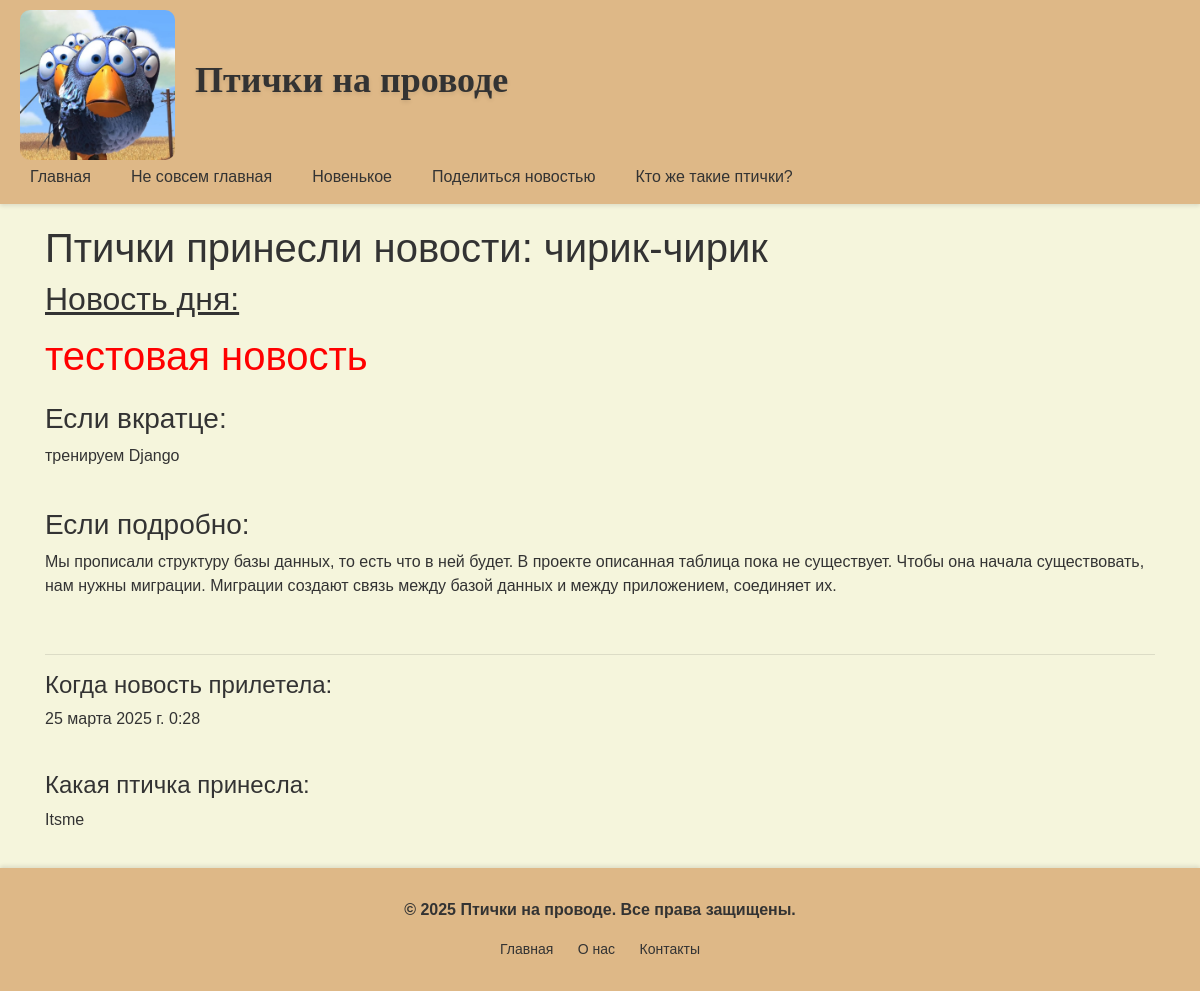
The page /news/ on the database as committed earlier.
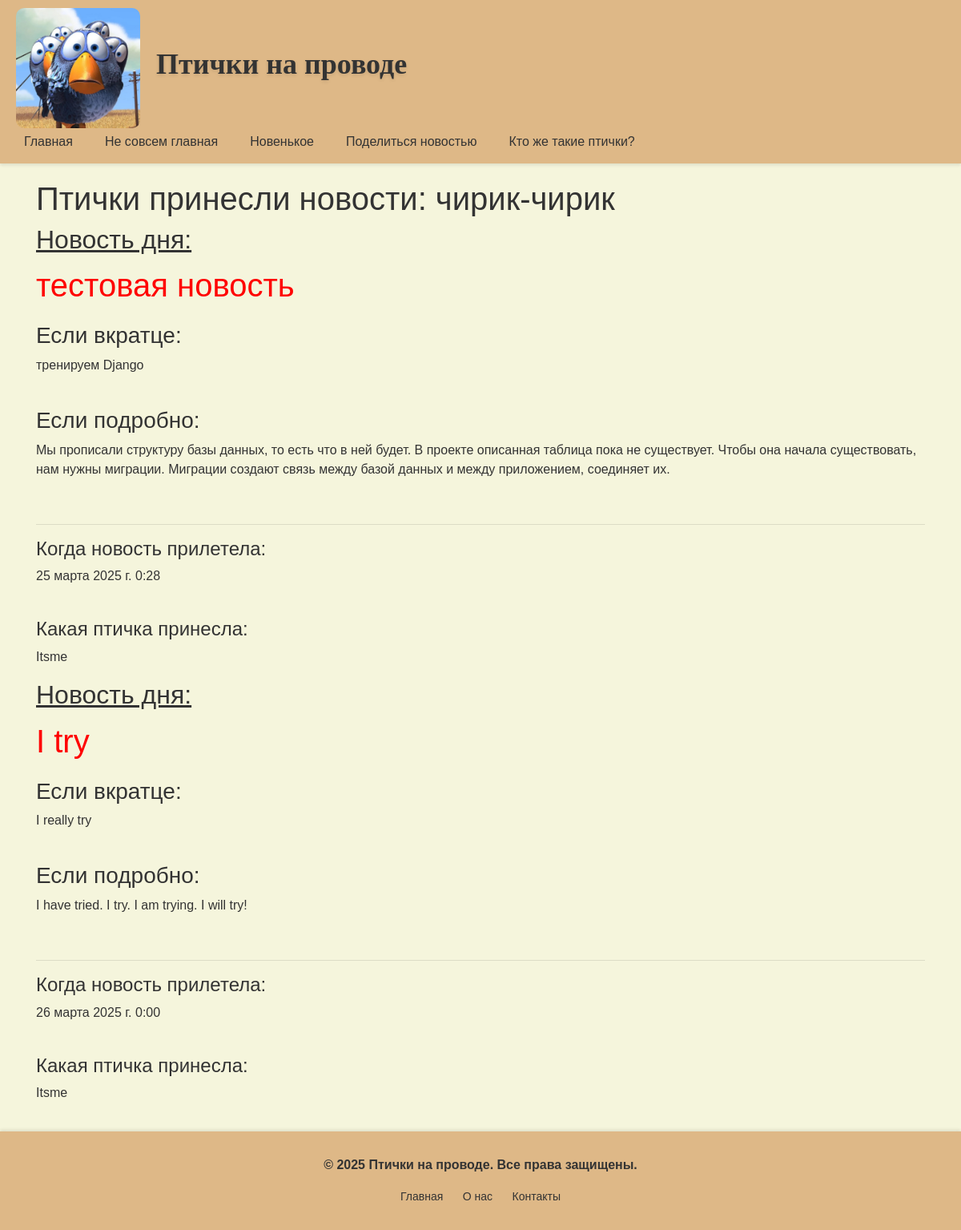
The same page on the database as committed later.
### news/models.py (models this page shows, shortened)
class News_post(models.Model):
    title = models.CharField("Название новости", max_length=200)
    short_description = models.CharField("Краткое описание", max_length=200)
    text = models.TextField("Новость")
    pub_date = models.DateTimeField("Дата публикации")
    author = models.CharField("Автор", max_length=50)
    class Meta:
        verbose_name = "Новость"
        verbose_name_plural = "Новости"

### news/views.py (the view)
# urls.py: path('', views.home_news, name='news_home'),
def home_news(request):
    news = News_post.objects.all()
    return render(request, 'news/news.html', {'news': news})

### news/templates/news/news.html (shortened to what this page needs)
{% extends 'main/layout.html' %}
{% block content %}
    <h1>Птички принесли новости: чирик-чирик</h1>
    {% if news%}
        {% for new in news %}
            <div>
                <h2 style=" text-decoration: underline;">Новость дня: </h2>
                <p style="color: red; font-size: 40px">{{ new.title }}</p>
                <h3> Если вкратце:</h3>
                <p> {{ new.short_description }}</p><br>
                <h3> Если подробно:</h3>
                <p> {{new.text}}</p><br>
                <hr>
                <h4>Когда новость прилетела:</h4>
                <p> {{new.pub_date}}</p><br>
                <h4>Какая птичка принесла:</h4>
                <p> {{new.author}}</p>
            </div>
        {% endfor %}
    {% else %}
        <h2>Птички спят... Новостей нет...</h2>
    {% endif %}
{% endblock %}

### main/templates/main/layout.html (shortened to what this page needs)
{% load static %}
<!DOCTYPE html>
<html lang="en">
<head>
  <link href="https://stackpath.bootstrapcdn.com/bootstrap/4.5.2/css/bootstrap.min.css" rel="stylesheet">
  <link rel="stylesheet" href="{% static 'main/css/style.css' %}">
</head>
<body>
  {% include 'main/nav.html' %}
  <div class="main-content">
    <div class="container">
      {% block content %}
      {% endblock %}
    </div>
  </div>
  {% include 'main/footer.html' %}
</body>
</html>

### main/templates/main/nav.html
{% load static %}
<nav class="navbar">
  <div class="navbar-logo">
    <img src="{% static 'main/img/birds.jpg' %}" alt="Логотип Птички на проводе">
    <h1 class="site-title">Птички на проводе</h1>
  </div>
  <div class="navbar-links">
    <a href="{% url 'home' %}" class="nav-link">Главная</a>
    <a href="{% url 'about' %}" class="nav-link">Не совсем главная</a>
    <a href="{% url 'news_home' %}" class="nav-link">Новенькое</a>
    <a href="{% url 'create_news' %}" class="nav-link">Поделиться новостью</a>
    <a href="{% url 'contacts' %}" class="nav-link">Кто же такие птички?</a>
  </div>
</nav>

### main/templates/main/footer.html
<footer class="footer">
  <div class="container">
    <div class="footer-content">
      <p>&copy; 2025 Птички на проводе. Все права защищены.</p>
      <nav class="footer-nav">
        <a href="{% url 'home' %}" class="footer-link">Главная</a>
        <a href="{% url 'about' %}" class="footer-link">О нас</a>
        <a href="#" class="footer-link">Контакты</a>
      </nav>
    </div>
  </div>
</footer>

### main/static/main/css/style.css (style rules this page uses)
body, html { height: 100%; margin: 0; padding: 0; }
body { display: flex; flex-direction: column; min-height: 100vh; background-color: #f5f5dc; color: #333; font-family: Arial, sans-serif; }
.site-title { font-size: 36px; font-weight: bold; margin-left: 20px; color: #333; text-shadow: 0 2px 4px rgba(0, 0, 0, 0.1); font-family: 'Playfair Display', serif; }
.navbar { background-color: #deb887; padding: 10px 20px; display: flex; justify-content: space-between; align-items: center; box-shadow: 0 2px 4px rgba(0, 0, 0, 0.1); }
.navbar-logo img { height: 150px; border-radius: 10px; }
.navbar-logo { display: flex; align-items: center; }
.navbar-links { display: flex; gap: 20px; }
.nav-link { color: #333; text-decoration: none; font-size: 16px; padding: 5px 10px; border-radius: 5px; transition: background-color 0.3s; }
.main-content { flex-grow: 1; padding: 20px; }
footer.footer { background-color: #deb887; padding: 30px 0; text-align: center; box-shadow: 0 -2px 4px rgba(0, 0, 0, 0.1); }
.footer-content { max-width: 1200px; margin: 0 auto; padding: 0 20px; }
.footer p { margin: 0; color: #333; font-size: 16px; font-weight: bold; }
.footer-nav { margin-top: 15px; }
.footer-link { color: #333; text-decoration: none; margin: 0 10px; font-size: 14px; transition: color 0.3s; }

Rows that differ between the two databases and show on the page:
added News_post: title "I try", short_description "I really try", text "I have tried. I try. I am trying. I will try!", pub_date "26 марта 2025 г. 0:00", author "Itsme"
